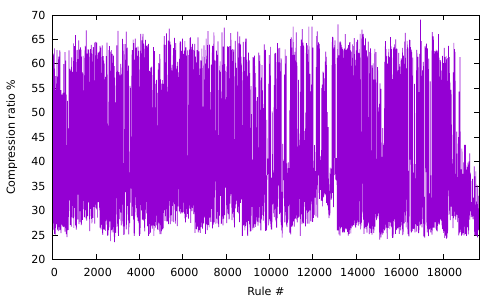

Generate this figure with gnuplot:
set terminal pdf color
set output 'vouw-gnuplottex-fig2.pdf'
    unset key
set xrange [0:19682]
set xlabel 'Rule #'
set ylabel 'Compression ratio %'
plot 'ratio-2.3.txt' with lines
